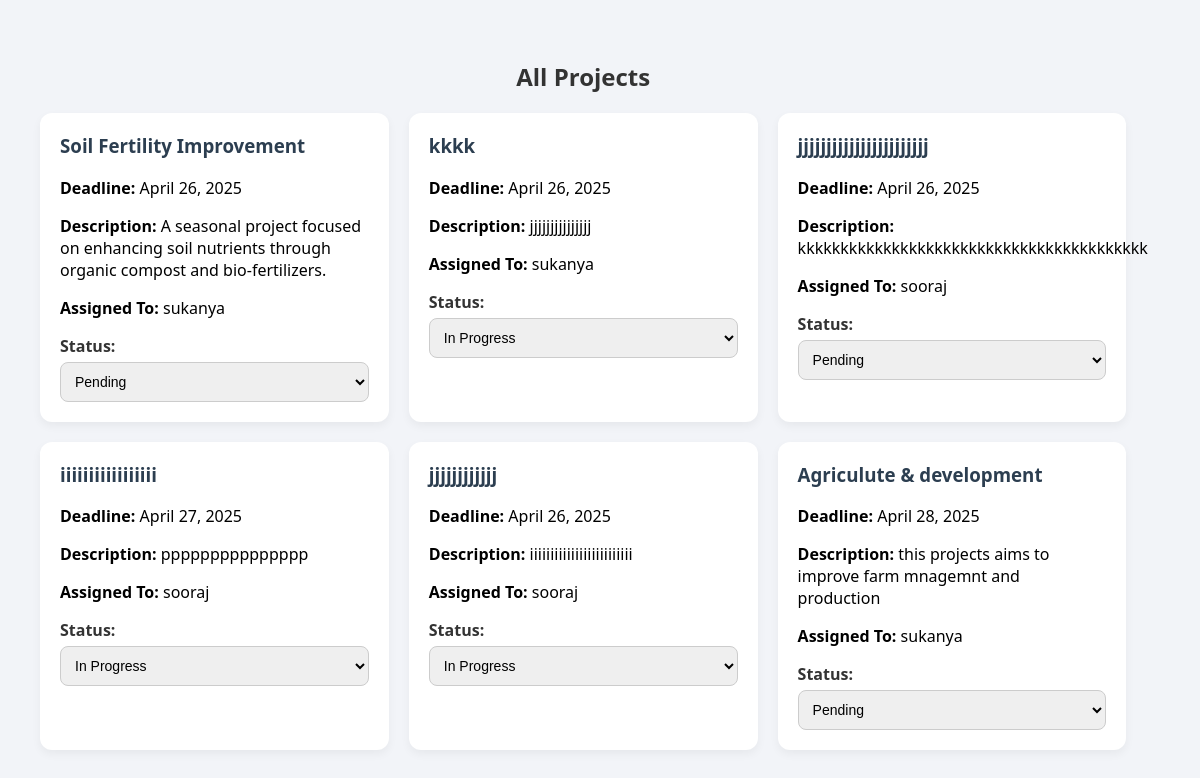
The page /work_project/ on the database its author committed.
### core/models.py (models this page shows, shortened)
class Project(models.Model):
    title = models.CharField(max_length=200)
    description = models.TextField()
    deadline = models.DateField()
    assigned_farm = models.ForeignKey(Farm, null=True, blank=True, on_delete=models.SET_NULL)
    assigned_field = models.ForeignKey(Field, null=True, blank=True, on_delete=models.SET_NULL)
    assigned_to = models.ForeignKey(CustomUser, on_delete=models.CASCADE)
    status = models.CharField(choices=[('Pending', 'Pending'), ('In Progress', 'In Progress'), ('Completed', 'Completed')], max_length=20)

class CustomUser(AbstractUser):
    ROLE_CHOICES = (
        ('Admin', 'Admin'),
        ('farm_manager', 'Farm Manager'),
        ('field_worker', 'Field Worker'),
    )
    email = models.EmailField(unique=True)
    role = models.CharField(max_length=20 ,choices=ROLE_CHOICES)
    USERNAME_FIELD = 'email'
    REQUIRED_FIELDS = ['username']

### core/views.py (the view)
# urls.py: path('work_project/', views.work_project, name='work_project'),
def work_project(request):
    projects = Project.objects.exclude(status='Completed')
    return render(request, 'work_dashboard.html', {
        'projects': projects,
    })

### core/templates/work_dashboard.html (shortened to what this page needs)
{% load static %}
<!DOCTYPE html>
<html lang="en">
<head>
</head>
<body>
<div class="main-wrapper">
  <div class="projects-section">
    <h2>All Projects</h2>
    <div class="container">
        {% for project in projects %}
          <div class="card">
            <h3>{{ project.title }}</h3>
            <p><strong>Deadline:</strong> {{ project.deadline }}</p>
            <p><strong>Description:</strong> {{ project.description|truncatechars:100 }}</p>
            <p><strong>Assigned To:</strong> {{ project.assigned_to.username }}</p>
            <form action="{% url 'update_project_status' project.id %}" method="post">
              <label for="status-{{ project.id }}"><strong>Status:</strong></label>
              <select name="status" id="status-{{ project.id }}" onchange="this.form.submit()">
                <option value="Pending" {% if project.status == 'Pending' %}selected{% endif %}>Pending</option>
                <option value="In Progress" {% if project.status == 'In Progress' %}selected{% endif %}>In Progress</option>
              </select>
            </form>
          </div>
        {% endfor %}
      </div>
  </div>
</body>
</html>

### core/templates/work_dashboard.html (style rules this page uses)
body { font-family: 'Segoe UI', Tahoma, Geneva, Verdana, sans-serif; background-color: #f2f4f8; margin: 0; padding: 40px; }
.main-wrapper { display: flex; gap: 30px; align-items: flex-start; }
.projects-section { flex: 0 0 97%; }
.projects-section h2 { text-align: center; color: #333; margin-bottom: 20px; }
.container { display: grid; grid-template-columns: repeat(auto-fill, minmax(300px, 1fr)); gap: 20px; }
.card { background: #fff; border-radius: 12px; padding: 20px; box-shadow: 0 4px 10px rgba(0, 0, 0, 0.05); transition: transform 0.2s, box-shadow 0.3s; }
.card h3 { margin-top: 0; color: #2c3e50; }
form label { margin-top: 15px; display: block; color: #333; font-weight: 500; }
form input, form select, form textarea { width: 100%; padding: 10px; margin-top: 5px; border: 1px solid #ccc; border-radius: 8px; font-size: 14px; }

### rows shown on the page
Project: title "Soil Fertility Improvement", deadline "April 26, 2025", description "A seasonal project focused on enhancing soil nutrients through organic compost and bio-fertilizers.", assigned_to.username "sukanya", status "Pending"
Project: title "kkkk", deadline "April 26, 2025", description "jjjjjjjjjjjjjjj", assigned_to.username "sukanya", status "In Progress"
Project: title "jjjjjjjjjjjjjjjjjjjjjjj", deadline "April 26, 2025", description "kkkkkkkkkkkkkkkkkkkkkkkkkkkkkkkkkkkkkkkkk", assigned_to.username "sooraj", status "Pending"
Project: title "iiiiiiiiiiiiiiiii", deadline "April 27, 2025", description "ppppppppppppppp", assigned_to.username "sooraj", status "In Progress"
Project: title "jjjjjjjjjjjj", deadline "April 26, 2025", description "iiiiiiiiiiiiiiiiiiiiiiiii", assigned_to.username "sooraj", status "In Progress"
Project: title "Agriculute & development", deadline "April 28, 2025", description "this projects aims to improve farm mnagemnt and production", assigned_to.username "sukanya", status "Pending"
